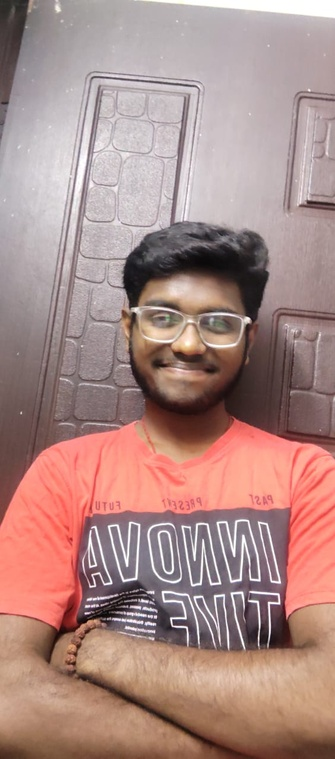
#> input picture unit 5/face_recognition/Training_Data/s1/WhatsApp Image 2026-06-13 at 11.55.17 PM (1).jpeg, 335 x 759 px, shrunk from 564 x 1280 before the run; its folder holds only this picture in this run
$ python main.py
#> lines starting #> are read from the running program, lines starting #| are printed output that depends on the picture; long printed decimals are rounded
import cv2
import os
import numpy as np

# Load Haar Cascade
face_cascade = cv2.CascadeClassifier(
    cv2.data.haarcascades + "haarcascade_frontalface_default.xml"
)

# -----------------------------
# Detect Face
# -----------------------------
def detect_face(img):

    gray = cv2.cvtColor(img, cv2.COLOR_BGR2GRAY)

    faces = face_cascade.detectMultiScale(
        gray,
        scaleFactor=1.2,
        minNeighbors=5
    )

    if len(faces) == 0:
        return None, None

    (x, y, w, h) = faces[0]

    return gray[y:y+h, x:x+w], (x, y, w, h)


# -----------------------------
# Prepare Training Data
# -----------------------------
def prepare_training_data(data_folder_path):

#> called with data_folder_path = 'Training_Data'
    faces = []
    labels = []

    for dir_name in os.listdir(data_folder_path):

        if not dir_name.startswith("s"):
            continue

        label = int(dir_name.replace("s", ""))

        subject_dir_path = os.path.join(data_folder_path, dir_name)

        for image_name in os.listdir(subject_dir_path):

            # Accept jpg, jpeg and png images
            if not image_name.lower().endswith((".jpg", ".jpeg", ".png")):
                continue

            image_path = os.path.join(subject_dir_path, image_name)

            image = cv2.imread(image_path)
#> image is the input picture: shape (759, 335, 3); mean B, G, R 133.8, 138.8, 171.7

            if image is None:
                continue

            face, rect = detect_face(image)
#> in detect_face, `gray = cv2.cvtColor(img, cv2.COLOR_BGR2GRAY)`:
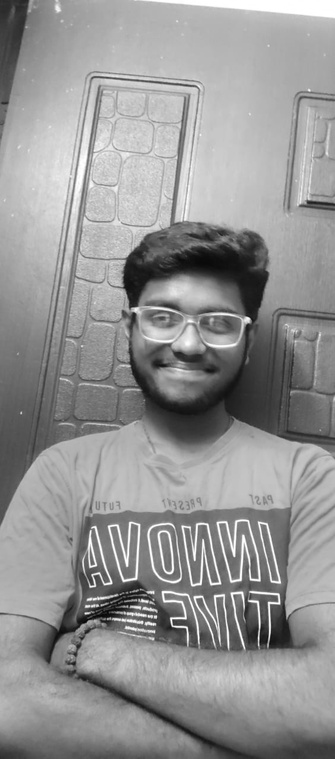
#> gray: shape (759, 335); min 4, max 255, mean 148.1
#> in detect_face, `faces = face_cascade.detectMultiScale( gray, scaleFactor=1.2, minNeigh..`: faces = [[120, 266, 138, 138]]
#> in detect_face, `(x, y, w, h) = faces[0]`: x = 120; y = 266; w = 138
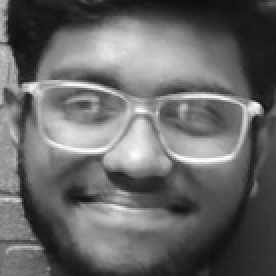
#> face: shape (138, 138) (shown 2 times larger); min 13, max 253, mean 104.1
#> rect = (120, 266, 138, 138)

            if face is not None:
                faces.append(face)
                labels.append(label)
#> pass 2 of the loop in prepare_training_data, `for dir_name in os.listdir(data_folder_path):`:
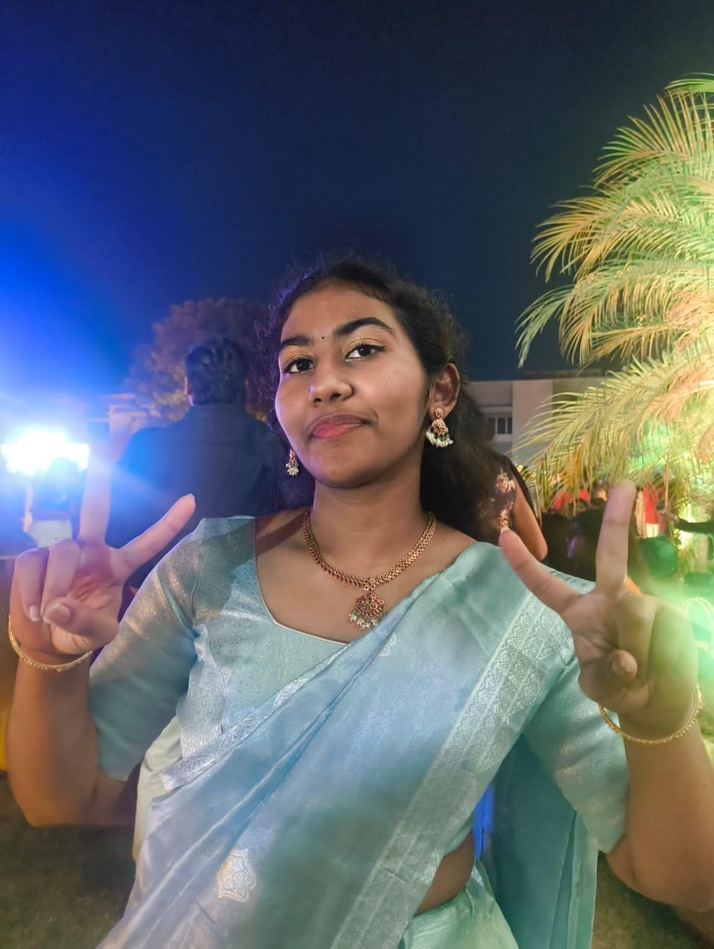
#> input picture unit 5/face_recognition/Training_Data/s2/WhatsApp Image 2026-06-13 at 11.55.53 PM.jpeg, 714 x 949 px, shrunk from 1204 x 1600 before the run
#> in prepare_training_data, image is the input picture: shape (949, 714, 3); mean B, G, R 107.7, 101.7, 96.4
#> in detect_face (call 2), `gray = cv2.cvtColor(img, cv2.COLOR_BGR2GRAY)`:
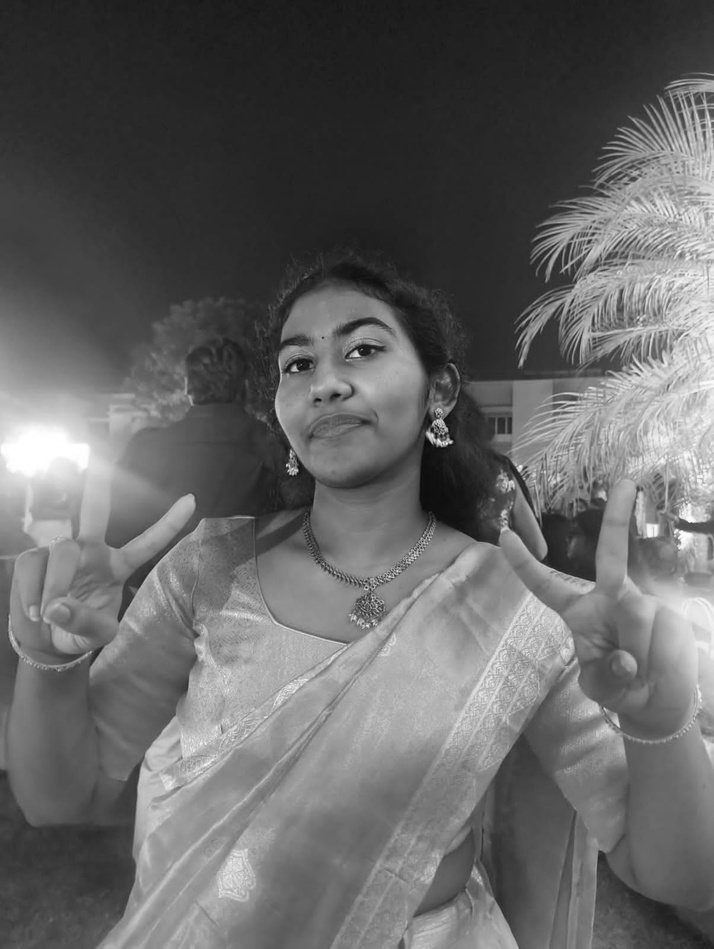
#> gray: shape (949, 714); min 7, max 255, mean 100.8
#> in detect_face (call 2), `faces = face_cascade.detectMultiScale( gray, scaleFactor=1.2, minNeigh..`: faces = [[231, 274, 201, 201]]
#> in detect_face (call 2), `(x, y, w, h) = faces[0]`: x = 231; y = 274; w = 201
#> in prepare_training_data, `face, rect = detect_face(image)`:
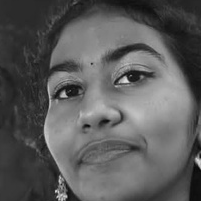
#> face: shape (201, 201); min 7, max 224, mean 90.5
#> in prepare_training_data, `face, rect = detect_face(image)`: rect = (231, 274, 201, 201)

    return faces, labels


# -----------------------------
# Train Model
# -----------------------------
print("Preparing training data...")

faces, labels = prepare_training_data("Training_Data")
#> faces = 2 items; labels = [1, 2]

print("Faces Found:", len(faces))
#| Faces Found: 2
print("Labels:", len(labels))
#| Labels: 2
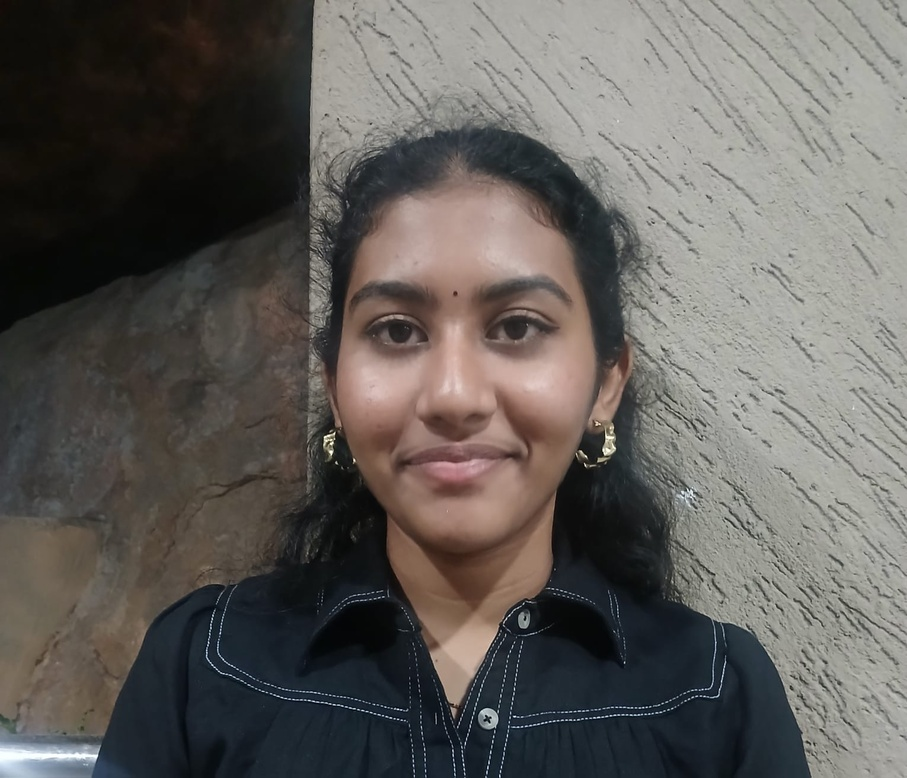
#> input picture unit 5/face_recognition/test.jpeg, 907 x 778 px, shrunk from 1530 x 1311 before the run
#> further down, test_img is the input picture: shape (778, 907, 3); mean B, G, R 89.7, 93.4, 96.7

if len(faces) == 0:
    print("No faces found in Training_Data folder!")
    exit()

recognizer = cv2.face.LBPHFaceRecognizer_create()

recognizer.train(faces, np.array(labels))

print("Training Completed Successfully!")


# -----------------------------
# Labels
# -----------------------------
subjects = [
    "",
    "Siddharth",
    "Kartheeka"
]


# -----------------------------
# Predict Function
# -----------------------------
def predict(test_img):

    img = test_img.copy()

    face, rect = detect_face(img)
#> in detect_face (call 3), `gray = cv2.cvtColor(img, cv2.COLOR_BGR2GRAY)`:
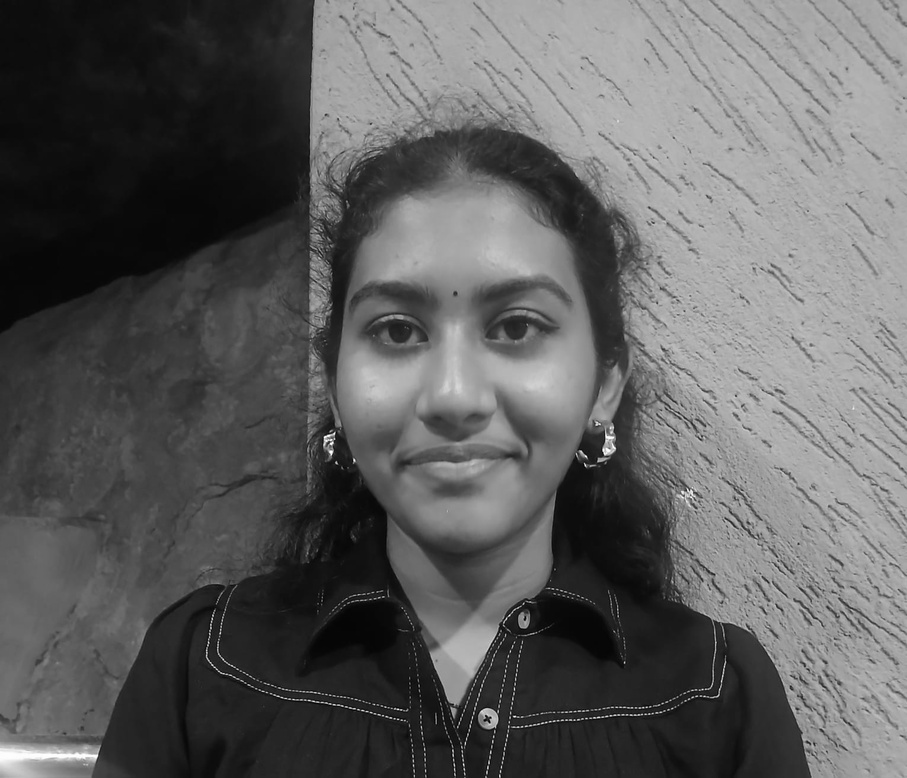
#> gray: shape (778, 907); min 1, max 254, mean 94
#> in detect_face (call 3), `faces = face_cascade.detectMultiScale( gray, scaleFactor=1.2, minNeigh..`: faces = [[285, 189, 350, 350]]
#> in detect_face (call 3), `(x, y, w, h) = faces[0]`: x = 285; y = 189; w = 350
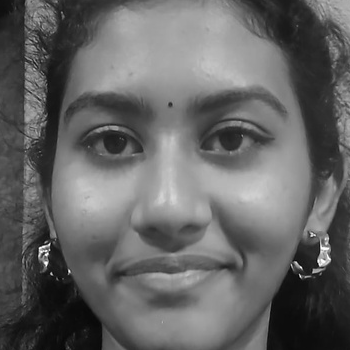
#> face: shape (350, 350); min 3, max 253, mean 100.4
#> rect = (285, 189, 350, 350)

    if face is None:
        print("No face detected in test image!")
        return img

    label, confidence = recognizer.predict(face)
#> label = 2; confidence = 66.68

    print("Predicted Label:", label)
#| Predicted Label: 2
    print("Person:", subjects[label])
#| Person: Kartheeka
    print("Confidence:", confidence)
#| Confidence: 66.684

    (x, y, w, h) = rect
#> x = 285; y = 189; w = 350; h = 350

    cv2.rectangle(
        img,
        (x, y),
        (x + w, y + h),
        (0, 255, 0),
        2
    )

    cv2.putText(
        img,
        subjects[label],
        (x, y - 10),
        cv2.FONT_HERSHEY_SIMPLEX,
        0.9,
        (0, 255, 0),
        2
    )
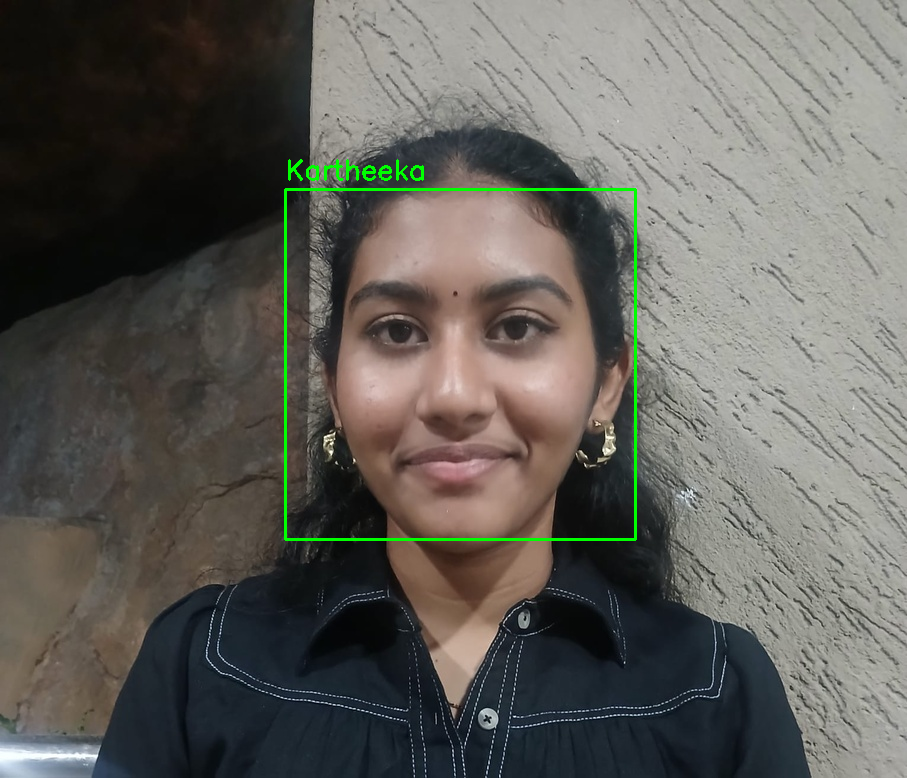
#> img: shape (778, 907, 3); mean B, G, R 89.2, 94.8, 96.1

    return img


# -----------------------------
# Test Image
# -----------------------------
test_img = cv2.imread("test.jpeg")

if test_img is None:
    print("Error: test.jpeg not found!")
    exit()

prediction = predict(test_img)

cv2.imshow("Face Recognition", prediction)

cv2.imwrite("output.jpg", prediction)

cv2.waitKey(0)
cv2.destroyAllWindows()
